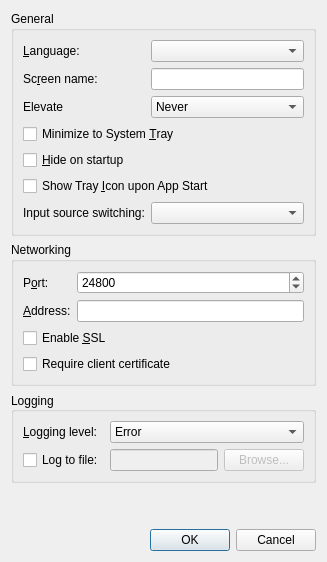
<?xml version="1.0" encoding="UTF-8"?>
<ui version="4.0">
 <class>SettingsDialog</class>
 <widget class="QDialog" name="SettingsDialog">
  <property name="geometry">
   <rect>
    <x>0</x>
    <y>0</y>
    <width>400</width>
    <height>0</height>
   </rect>
  </property>
  <property name="windowTitle">
   <string>Settings</string>
  </property>
  <layout class="QVBoxLayout" name="verticalLayout">
   <item>
    <widget class="QGroupBox" name="m_pGroupGeneral">
     <property name="enabled">
      <bool>true</bool>
     </property>
     <property name="sizePolicy">
      <sizepolicy hsizetype="Preferred" vsizetype="Preferred">
       <horstretch>0</horstretch>
       <verstretch>0</verstretch>
      </sizepolicy>
     </property>
     <property name="title">
      <string>General</string>
     </property>
     <layout class="QFormLayout" name="formLayout">
      <property name="fieldGrowthPolicy">
       <enum>QFormLayout::AllNonFixedFieldsGrow</enum>
      </property>
      <item row="6" column="0">
       <widget class="QLabel" name="m_pLabelInputSource">
        <property name="text"><string>Input source switching:</string></property>
        <property name="buddy"><cstring>m_pComboInputSource</cstring></property>
       </widget>
      </item>
      <item row="6" column="1">
       <widget class="QComboBox" name="m_pComboInputSource">
        <property name="toolTip"><string>Used when this Mac receives an input source switch key. Keeps your macOS shortcut and built-in keyboard settings. Takes effect the next time the connection starts.</string></property>
       </widget>
      </item>
      <item row="0" column="0">
       <widget class="QLabel" name="m_pLabel_27">
        <property name="sizePolicy">
         <sizepolicy hsizetype="Preferred" vsizetype="Preferred">
          <horstretch>0</horstretch>
          <verstretch>0</verstretch>
         </sizepolicy>
        </property>
        <property name="minimumSize">
         <size>
          <width>75</width>
          <height>0</height>
         </size>
        </property>
        <property name="text">
         <string>&amp;Language:</string>
        </property>
        <property name="buddy">
         <cstring>m_pComboLanguage</cstring>
        </property>
       </widget>
      </item>
      <item row="0" column="1">
       <widget class="QComboBox" name="m_pComboLanguage"/>
      </item>
      <item row="1" column="0">
       <widget class="QLabel" name="m_pLabel_19">
        <property name="minimumSize">
         <size>
          <width>75</width>
          <height>0</height>
         </size>
        </property>
        <property name="text">
         <string>Sc&amp;reen name:</string>
        </property>
        <property name="buddy">
         <cstring>m_pLineEditScreenName</cstring>
        </property>
       </widget>
      </item>
      <item row="1" column="1">
       <widget class="QLineEdit" name="m_pLineEditScreenName">
        <property name="enabled">
         <bool>true</bool>
        </property>
       </widget>
      </item>
      <item row="2" column="0">
       <widget class="QLabel" name="m_pLabelElevate">
        <property name="text">
         <string>Elevate</string>
        </property>
       </widget>
      </item>
      <item row="2" column="1">
       <widget class="QComboBox" name="m_pComboElevate">
        <property name="toolTip">
         <string>Specify when the InputLeap service should run at an elevated privilege level</string>
        </property>
        <property name="currentIndex">
         <number>2</number>
        </property>
        <item>
         <property name="text">
          <string>As Needed</string>
         </property>
        </item>
        <item>
         <property name="text">
          <string>Always</string>
         </property>
        </item>
        <item>
         <property name="text">
          <string>Never</string>
         </property>
        </item>
       </widget>
      </item>
      <item row="3" column="0" colspan="2">
       <widget class="QCheckBox" name="m_pCheckBoxMinimizeToTray">
        <property name="text">
         <string>Minimize to System &amp;Tray</string>
        </property>
       </widget>
      </item>
      <item row="4" column="0" colspan="2">
       <widget class="QCheckBox" name="m_pCheckBoxAutoHide">
        <property name="text">
         <string>&amp;Hide on startup</string>
        </property>
       </widget>
      </item>
      <item row="5" column="0" colspan="2">
       <widget class="QCheckBox" name="m_pCheckBoxAutoStart">
        <property name="text">
         <string>Show Tray &amp;Icon upon App Start</string>
        </property>
       </widget>
      </item>
     </layout>
    </widget>
   </item>
   <item>
    <widget class="QGroupBox" name="m_pGroupNetworking">
     <property name="title">
      <string>Networking</string>
     </property>
     <layout class="QGridLayout" name="gridLayout_3">
      <item row="1" column="0">
       <widget class="QLabel" name="m_pLabel_21">
        <property name="text">
         <string>&amp;Address:</string>
        </property>
        <property name="buddy">
         <cstring>m_pLineEditInterface</cstring>
        </property>
       </widget>
      </item>
      <item row="0" column="0">
       <widget class="QLabel" name="m_pLabel_20">
        <property name="text">
         <string>P&amp;ort:</string>
        </property>
        <property name="buddy">
         <cstring>m_pSpinBoxPort</cstring>
        </property>
       </widget>
      </item>
      <item row="0" column="1">
       <widget class="QSpinBox" name="m_pSpinBoxPort">
        <property name="enabled">
         <bool>true</bool>
        </property>
        <property name="sizePolicy">
         <sizepolicy hsizetype="MinimumExpanding" vsizetype="Fixed">
          <horstretch>0</horstretch>
          <verstretch>0</verstretch>
         </sizepolicy>
        </property>
        <property name="maximum">
         <number>65535</number>
        </property>
        <property name="value">
         <number>24800</number>
        </property>
       </widget>
      </item>
      <item row="1" column="1">
       <widget class="QLineEdit" name="m_pLineEditInterface">
        <property name="enabled">
         <bool>true</bool>
        </property>
       </widget>
      </item>
      <item row="2" column="0" colspan="2">
       <widget class="QCheckBox" name="m_pCheckBoxEnableCrypto">
        <property name="text">
         <string>Enable &amp;SSL</string>
        </property>
       </widget>
      </item>
      <item row="3" column="0" colspan="2">
       <widget class="QCheckBox" name="checkbox_require_client_certificate">
        <property name="text">
         <string>Require client certificate</string>
        </property>
       </widget>
      </item>
     </layout>
    </widget>
   </item>
   <item>
    <widget class="QGroupBox" name="m_pGroupLog">
     <property name="sizePolicy">
      <sizepolicy hsizetype="Preferred" vsizetype="Preferred">
       <horstretch>0</horstretch>
       <verstretch>0</verstretch>
      </sizepolicy>
     </property>
     <property name="title">
      <string>Logging</string>
     </property>
     <property name="alignment">
      <set>Qt::AlignLeading|Qt::AlignLeft|Qt::AlignVCenter</set>
     </property>
     <property name="flat">
      <bool>false</bool>
     </property>
     <layout class="QGridLayout" name="gridLayout_2">
      <item row="1" column="0">
       <widget class="QCheckBox" name="m_pCheckBoxLogToFile">
        <property name="text">
         <string>Log to file:</string>
        </property>
       </widget>
      </item>
      <item row="1" column="2">
       <widget class="QPushButton" name="m_pButtonBrowseLog">
        <property name="enabled">
         <bool>false</bool>
        </property>
        <property name="text">
         <string>Browse...</string>
        </property>
       </widget>
      </item>
      <item row="0" column="1" colspan="2">
       <widget class="QComboBox" name="m_pComboLogLevel">
        <item>
         <property name="text">
          <string>Error</string>
         </property>
        </item>
        <item>
         <property name="text">
          <string>Warning</string>
         </property>
        </item>
        <item>
         <property name="text">
          <string>Note</string>
         </property>
        </item>
        <item>
         <property name="text">
          <string>Info</string>
         </property>
        </item>
        <item>
         <property name="text">
          <string>Debug</string>
         </property>
        </item>
        <item>
         <property name="text">
          <string>Debug1</string>
         </property>
        </item>
        <item>
         <property name="text">
          <string>Debug2</string>
         </property>
        </item>
       </widget>
      </item>
      <item row="0" column="0">
       <widget class="QLabel" name="m_pLabel_3">
        <property name="minimumSize">
         <size>
          <width>75</width>
          <height>0</height>
         </size>
        </property>
        <property name="text">
         <string>&amp;Logging level:</string>
        </property>
        <property name="buddy">
         <cstring>m_pComboLogLevel</cstring>
        </property>
       </widget>
      </item>
      <item row="1" column="1">
       <widget class="QLineEdit" name="m_pLineEditLogFilename">
        <property name="enabled">
         <bool>false</bool>
        </property>
       </widget>
      </item>
     </layout>
    </widget>
   </item>
   <item>
    <spacer name="verticalSpacer">
     <property name="orientation">
      <enum>Qt::Vertical</enum>
     </property>
     <property name="sizeHint" stdset="0">
      <size>
       <width>20</width>
       <height>40</height>
      </size>
     </property>
    </spacer>
   </item>
   <item>
    <widget class="QDialogButtonBox" name="buttonBox">
     <property name="orientation">
      <enum>Qt::Horizontal</enum>
     </property>
     <property name="standardButtons">
      <set>QDialogButtonBox::Cancel|QDialogButtonBox::Ok</set>
     </property>
    </widget>
   </item>
  </layout>
 </widget>
 <tabstops>
  <tabstop>m_pComboLanguage</tabstop>
  <tabstop>m_pLineEditScreenName</tabstop>
  <tabstop>m_pComboElevate</tabstop>
  <tabstop>m_pCheckBoxMinimizeToTray</tabstop>
  <tabstop>m_pCheckBoxAutoHide</tabstop>
  <tabstop>m_pCheckBoxAutoStart</tabstop>
  <tabstop>m_pSpinBoxPort</tabstop>
  <tabstop>m_pLineEditInterface</tabstop>
  <tabstop>m_pCheckBoxEnableCrypto</tabstop>
  <tabstop>m_pComboLogLevel</tabstop>
  <tabstop>m_pCheckBoxLogToFile</tabstop>
  <tabstop>m_pLineEditLogFilename</tabstop>
  <tabstop>m_pButtonBrowseLog</tabstop>
 </tabstops>
 <resources/>
 <connections/>
</ui>
